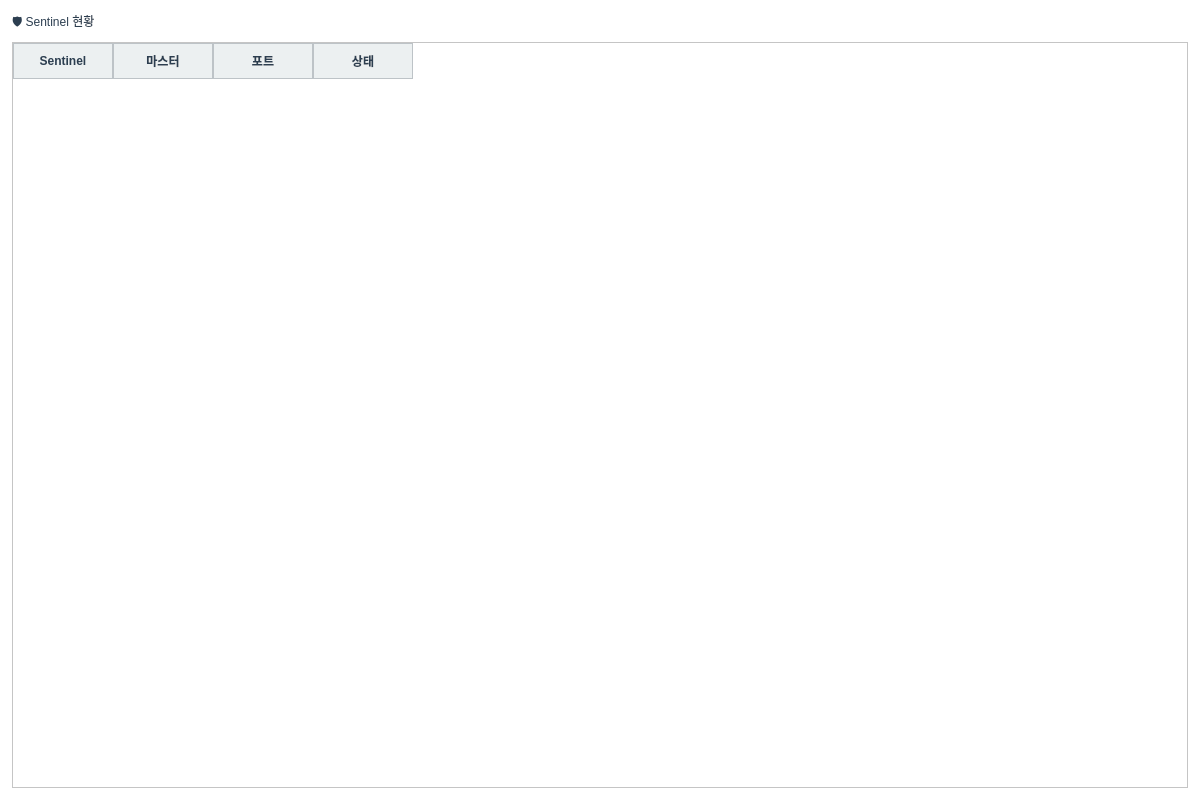
<?xml version="1.0" encoding="UTF-8"?>
<ui version="4.0">
 <class>SentinelTab</class>
 <widget class="QWidget" name="SentinelTab">
  <property name="geometry">
   <rect>
    <x>0</x>
    <y>0</y>
    <width>1200</width>
    <height>800</height>
   </rect>
  </property>
  <property name="windowTitle">
   <string>Sentinel 현황</string>
  </property>
  <property name="styleSheet">
   <string notr="true">QWidget {
    background-color: #FFFFFF;
    color: #2C3E50;
    font-family: &quot;맑은 고딕&quot;;
    font-size: 9pt;
}

QTabWidget::pane {
    border: 1px solid #BDC3C7;
    background-color: #FFFFFF;
}

QTabBar::tab {
    background-color: #ECF0F1;
    color: #2C3E50;
    padding: 8px 16px;
    margin-right: 2px;
    border: 1px solid #BDC3C7;
    border-bottom: none;
    border-top-left-radius: 4px;
    border-top-right-radius: 4px;
}

QTabBar::tab:selected {
    background-color: #3498DB;
    color: #FFFFFF;
    font-weight: bold;
}

QTabBar::tab:hover {
    background-color: #D5DBDB;
}

QTableWidget {
    gridline-color: #BDC3C7;
    background-color: #FFFFFF;
    alternate-background-color: #F8F9FA;
    selection-background-color: #3498DB;
    selection-color: #FFFFFF;
}

QTableWidget::item {
    padding: 4px;
    border: none;
}

QHeaderView::section {
    background-color: #ECF0F1;
    color: #2C3E50;
    padding: 6px;
    border: 1px solid #BDC3C7;
    font-weight: bold;
}

QLineEdit, QTextEdit, QPlainTextEdit {
    background-color: #FFFFFF;
    border: 1px solid #BDC3C7;
    border-radius: 3px;
    padding: 4px;
    color: #2C3E50;
}

QLineEdit:focus, QTextEdit:focus, QPlainTextEdit:focus {
    border: 2px solid #3498DB;
}

QPushButton {
    background-color: #3498DB;
    color: #FFFFFF;
    border: none;
    border-radius: 4px;
    padding: 6px 12px;
    font-weight: bold;
}

QPushButton:hover {
    background-color: #2980B9;
}

QPushButton:pressed {
    background-color: #1F618D;
}

QPushButton:disabled {
    background-color: #BDC3C7;
    color: #7F8C8D;
}

QLabel {
    color: #2C3E50;
    background-color: transparent;
}

QGroupBox {
    border: 2px solid #BDC3C7;
    border-radius: 5px;
    margin-top: 10px;
    padding-top: 10px;
    background-color: #F8F9FA;
}

QGroupBox::title {
    subcontrol-origin: margin;
    subcontrol-position: top left;
    padding: 0 5px;
    color: #2C3E50;
    font-weight: bold;
}

QProgressBar {
    border: 1px solid #BDC3C7;
    border-radius: 3px;
    text-align: center;
    background-color: #ECF0F1;
}

QProgressBar::chunk {
    background-color: #3498DB;
}</string>
  </property>
  <layout class="QVBoxLayout" name="verticalLayout">
   <property name="spacing">
    <number>8</number>
   </property>
   <property name="leftMargin">
    <number>12</number>
   </property>
   <property name="topMargin">
    <number>12</number>
   </property>
   <property name="rightMargin">
    <number>12</number>
   </property>
   <property name="bottomMargin">
    <number>12</number>
   </property>
   <item>
    <widget class="QLabel" name="label_title">
     <property name="text">
      <string>🛡️ Sentinel 현황</string>
     </property>
     <property name="styleSheet">
   <string notr="true">QWidget {
    background-color: #FFFFFF;
    color: #2C3E50;
    font-family: &quot;맑은 고딕&quot;;
    font-size: 9pt;
}

QTabWidget::pane {
    border: 1px solid #BDC3C7;
    background-color: #FFFFFF;
}

QTabBar::tab {
    background-color: #ECF0F1;
    color: #2C3E50;
    padding: 8px 16px;
    margin-right: 2px;
    border: 1px solid #BDC3C7;
    border-bottom: none;
    border-top-left-radius: 4px;
    border-top-right-radius: 4px;
}

QTabBar::tab:selected {
    background-color: #3498DB;
    color: #FFFFFF;
    font-weight: bold;
}

QTabBar::tab:hover {
    background-color: #D5DBDB;
}

QTableWidget {
    gridline-color: #BDC3C7;
    background-color: #FFFFFF;
    alternate-background-color: #F8F9FA;
    selection-background-color: #3498DB;
    selection-color: #FFFFFF;
}

QTableWidget::item {
    padding: 4px;
    border: none;
}

QHeaderView::section {
    background-color: #ECF0F1;
    color: #2C3E50;
    padding: 6px;
    border: 1px solid #BDC3C7;
    font-weight: bold;
}

QLineEdit, QTextEdit, QPlainTextEdit {
    background-color: #FFFFFF;
    border: 1px solid #BDC3C7;
    border-radius: 3px;
    padding: 4px;
    color: #2C3E50;
}

QLineEdit:focus, QTextEdit:focus, QPlainTextEdit:focus {
    border: 2px solid #3498DB;
}

QPushButton {
    background-color: #3498DB;
    color: #FFFFFF;
    border: none;
    border-radius: 4px;
    padding: 6px 12px;
    font-weight: bold;
}

QPushButton:hover {
    background-color: #2980B9;
}

QPushButton:pressed {
    background-color: #1F618D;
}

QPushButton:disabled {
    background-color: #BDC3C7;
    color: #7F8C8D;
}

QLabel {
    color: #2C3E50;
    background-color: transparent;
}

QGroupBox {
    border: 2px solid #BDC3C7;
    border-radius: 5px;
    margin-top: 10px;
    padding-top: 10px;
    background-color: #F8F9FA;
}

QGroupBox::title {
    subcontrol-origin: margin;
    subcontrol-position: top left;
    padding: 0 5px;
    color: #2C3E50;
    font-weight: bold;
}

QProgressBar {
    border: 1px solid #BDC3C7;
    border-radius: 3px;
    text-align: center;
    background-color: #ECF0F1;
}

QProgressBar::chunk {
    background-color: #3498DB;
}</string>
  </property>
    </widget>
   </item>
   <item>
    <widget class="QTableWidget" name="table_sentinel">
     <property name="alternatingRowColors">
      <bool>true</bool>
     </property>
     <property name="selectionBehavior">
      <enum>QAbstractItemView::SelectRows</enum>
     </property>
     <property name="columnCount">
      <number>4</number>
     </property>
     <column>
      <property name="text">
       <string>Sentinel</string>
      </property>
     </column>
     <column>
      <property name="text">
       <string>마스터</string>
      </property>
     </column>
     <column>
      <property name="text">
       <string>포트</string>
      </property>
     </column>
     <column>
      <property name="text">
       <string>상태</string>
      </property>
     </column>
    </widget>
   </item>
  </layout>
 </widget>
 <resources/>
 <connections/>
</ui>
